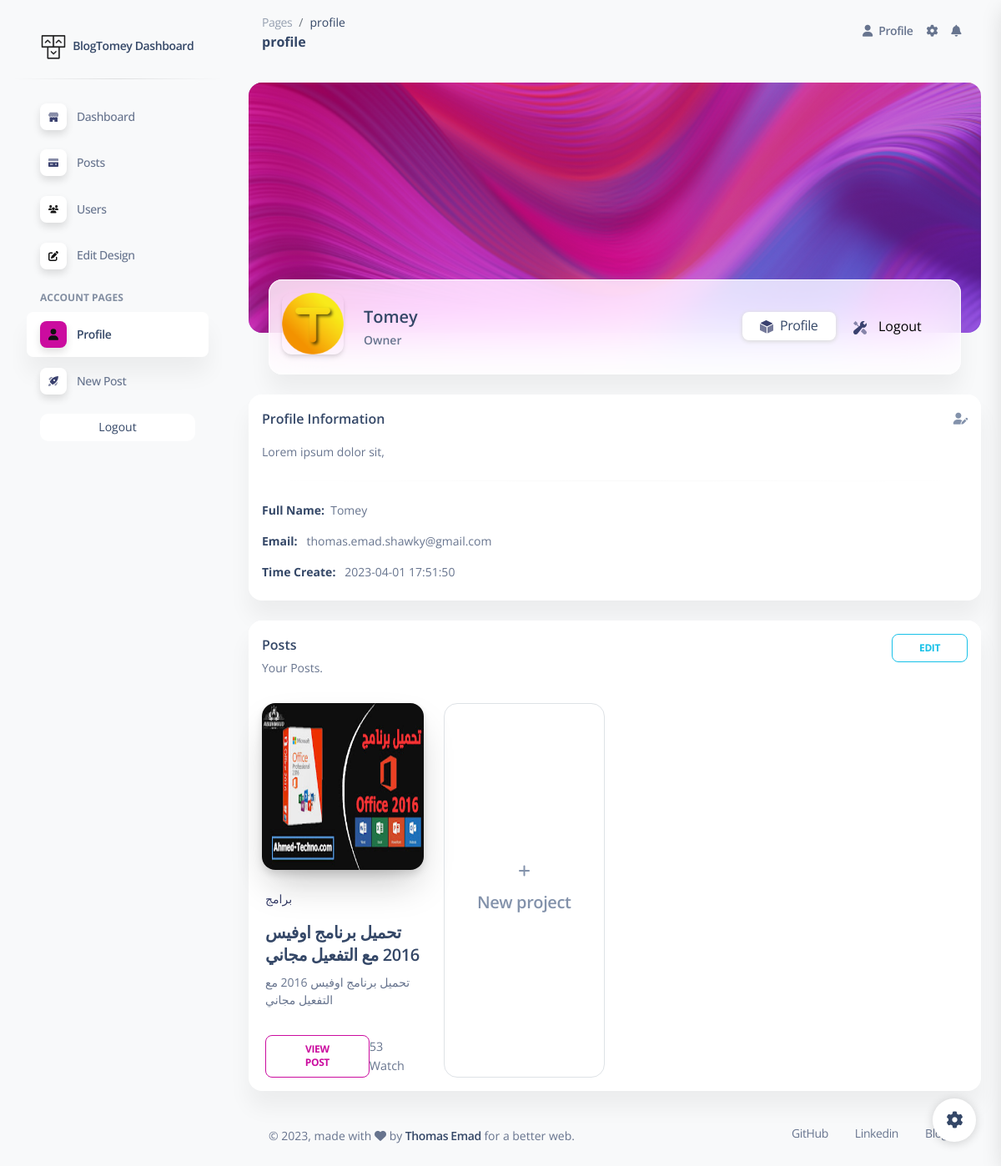
Screenshot of /Dashboard/pages/profile.php?user=15151584 (signed in) with the database file from the repository.
### tables this page shows
CREATE TABLE `users` (
  `id` int(11) NOT NULL,
  `username` varchar(255) NOT NULL,
  `img_profile` varchar(255) NOT NULL,
  `name` varchar(255) NOT NULL,
  `email` varchar(255) NOT NULL,
  `password` varchar(255) NOT NULL,
  `permission` enum('owner','admin','editor','user') NOT NULL,
  `time_create` timestamp NOT NULL DEFAULT current_timestamp() ON UPDATE current_timestamp(),
  `info` varchar(255) NOT NULL
);

CREATE TABLE `posts` (
  `id` int(11) NOT NULL,
  `name_random` int(11) NOT NULL,
  `name` varchar(255) NOT NULL,
  `content_one` longtext NOT NULL,
  `content_two` longtext NOT NULL,
  `img_box_one` varchar(255) NOT NULL,
  `img_box_two` varchar(255) NOT NULL,
  `des` varchar(255) NOT NULL,
  `visits` int(11) NOT NULL,
  `comment` mediumtext NOT NULL,
  `time_add` timestamp NOT NULL DEFAULT current_timestamp(),
  `username` varchar(255) NOT NULL,
  `type` varchar(255) NOT NULL,
  `bg_img_post` varchar(255) NOT NULL
);

### Dashboard/pages/profile.php (the view, shortened to what this page needs)
<?php
include_once('cont.php');
$url_user = filter_var($_GET['user'], FILTER_SANITIZE_NUMBER_INT);
if (isset($_SESSION['username'])) {
  $username = $_SESSION['username'];
} elseif (isset($_COOKIE['username'])) {
  $username = $_COOKIE['username'];
} else {
  header("Location: sign-in.php");
  exit();
}
$sql = "SELECT img_profile, name, email, permission, time_create, info FROM `users` WHERE username = '$url_user';";
$info_user = mysqli_fetch_row(mysqli_query($db, $sql));
?>
<!DOCTYPE html>
<html lang="en">
<head>
  <link href="../assets/css/nucleo-icons.css" rel="stylesheet" />
  <link href="../assets/css/nucleo-svg.css" rel="stylesheet" />
  <link href="../assets/css/nucleo-svg.css" rel="stylesheet" />
  <link id="pagestyle" href="../assets/css/soft-ui-dashboard.css?v=1.0.7" rel="stylesheet" />
</head>
<body class="g-sidenav-show bg-gray-100">
  <div class="main-content position-relative bg-gray-100 max-height-vh-100 h-100">
    <div class="container-fluid">
      <div class="page-header min-height-300 border-radius-xl mt-4" style="background-image: url('../assets/img/curved-images/curved0.jpg'); background-position-y: 50%;">
        <span class="mask bg-gradient-primary opacity-6"></span>
      </div>
      <div class="card card-body blur shadow-blur mx-4 mt-n6 overflow-hidden">
        <div class="row gx-4">
          <div class="col-auto">
            <div class="avatar avatar-xl position-relative">
              <img src="../../images/user_profile/<?php echo $info_user[0]; ?>" onerror="this.src='../../images/user_profile/someone.png';this.onerror='';" alt="profile_image" class="w-100 border-radius-lg shadow-sm">
            </div>
          </div>
          <div class="col-auto my-auto">
            <div class="h-100">
              <h5 class="mb-1">
                <?php echo $info_user[1]; ?>
              </h5>
              <p class="mb-0 font-weight-bold text-sm">
                <?php echo ucfirst($info_user[3]); ?>
              </p>
            </div>
          </div>
          <div class="col-lg-4 col-md-6 my-sm-auto ms-sm-auto me-sm-0 mx-auto mt-3">
            <div class="nav-wrapper position-relative end-0">
              <ul class="nav nav-pills nav-fill p-1 bg-transparent" role="tablist">
                <li class="nav-item">
                  <a class="nav-link mb-0 px-0 py-1 active " data-bs-toggle="tab" href="javascript:;" role="tab" aria-selected="true">
                    <span class="ms-1">Profile</span>
                  </a>
                </li>
                <?php
                if ($username == $url_user) {
                  echo "
                    <li class='nav-item'>
                      <form action='' method='POST' class='nav-link mb-0 px-0 py-1'>
                        <input type='submit' name='logout' value='Logout' class='ms-1' style='outline:none;border:none;background-color:transparent;'>
                      </form>
                    </li>
                  ";
                }
                ?>
              </ul>
            </div>
          </div>
        </div>
      </div>
    </div>
    <div class="container-fluid py-4">
      <div class="row">
        <div class="col-12">
          <div class="card h-100">
            <div class="card-header pb-0 p-3">
              <div class="row">
                <div class="col-md-8 d-flex align-items-center">
                  <h6 class="mb-0">Profile Information</h6>
                </div>
                <?php
                if ($username == $url_user) {
                  echo "
                    <div class='col-md-4 text-end'>
                      <a href='javascript:;' data-bs-toggle='modal' data-bs-target='#change_info'>
                        <i class='fas fa-user-edit text-secondary text-sm' data-bs-toggle='tooltip' data-bs-placement='top' title='Edit Profile'></i>
                      </a>
                    </div>
                  ";
                }
                ?>
              </div>
            </div>
            <div class="card-body p-3">
              <p class="text-sm"><?php
                                  if (empty($info_user[5])) {
                                    echo 'No Thing!!';
                                  } else {
                                    echo $info_user[5];
                                  }
                                  ?></p>
              <hr class="horizontal gray-light my-4">
              <ul class="list-group">
                <li class="list-group-item border-0 ps-0 pt-0 text-sm"><strong class="text-dark">Full Name:</strong>
                  &nbsp;<?php echo $info_user[1]; ?></li>
                <li class="list-group-item border-0 ps-0 text-sm"><strong class="text-dark">Email:</strong> &nbsp;
                  <?php echo $info_user[2]; ?></li>
                <li class="list-group-item border-0 ps-0 text-sm"><strong class="text-dark">Time Create:</strong> &nbsp;
                  <?php echo $info_user[4]; ?></li>
              </ul>
            </div>
          </div>
        </div>
        <?php
        $sql = "SELECT permission FROM `users` WHERE username = '$username'";
        $permission_user = mysqli_fetch_row(mysqli_query($db, $sql))[0];
        if ($permission_user != 'user') {
          echo "
          <div class='col-12 mt-4'>
            <div class='card mb-4'>
              <div class='card-header pb-0 p-3' style='display: flex; align-items: flex-start; justify-content: space-between;'>
                <div>
                  <h6 class='mb-1'>Posts</h6>
                  <p class='text-sm'>Your Posts.</p>
                </div>
                <a href='";
          echo 'home_post.php?site=main_page';
          echo "' target='_blank' class='btn btn-outline-info btn-sm mb-0'>Edit</a>
              </div>
              <div class='card-body p-3'>
                <div class='row'>
          ";
          $sql = "SELECT name_random, name, des, visits, time_add, type, bg_img_post FROM `posts` WHERE username = '$url_user';";
          $posts_user = mysqli_fetch_all(mysqli_query($db, $sql));
          foreach ($posts_user as $post) {
            echo "
            <div class='col-xl-3 col-md-4 mb-xl-0 mb-4'>
              <div class='card card-blog card-plain'>
                <div class='position-relative'>
                  <a class='d-block shadow-xl border-radius-xl'>
                    <img src='../../images/posts/img_post/$post[6]' alt='img-blur-shadow'
                      class='shadow border-radius-xl' style='max-width: 100%;height: 200px;width: 100%;'>
                  </a>
                </div>
                <div class='card-body px-1 pb-0'>
                  <p class='text-gradient text-dark text-sm'>$post[5]</p>
                  <a href='javascript:;'>
                    <h5>
                      $post[1]
                    </h5>
                  </a>
                  <p class='mb-4 text-sm' style='font-size:0.9rem;height:50px;overflow:hidden;'>
                    $post[2]
                  </p>
                  <div class='d-flex align-items-center justify-content-between'>
                    <a href='http://localhost/PHP/Projects/Blog/post.php?name=$post[0]' target='_blank' class='btn btn-outline-primary btn-sm mb-0'>View Post</a>
                    <div class='avatar-group' style='font-size: 0.9rem;'>
                      $post[3] Watch
                    </div>
                  </div>
                </div>
              </div>
              </div>";
          }
          echo "
                  <div class='col-xl-3 col-md-4 mb-xl-0 mb-4'>
                    <div class='card h-100 card-plain border'>
                      <div class='card-body d-flex flex-column justify-content-center text-center'>
                        <a href='";
          echo 'home_post.php?site=add_post';
          echo "'>
                          <i class='fa fa-plus text-secondary mb-3'></i>
                          <h5 class=' text-secondary'> New project </h5>
                        </a>
                      </div>
                    </div>
                  </div>
                </div>
              </div>
            </div>
          </div>
          ";
        }
        ?>
      </div>
    </div>
  </div>
</body>
</html>

### Dashboard/pages/profile.php (style rules this page uses)
* { box-sizing: border-box; }

### rows the page displays
users: img_profile (picture), name "Tomey", permission "Owner", info "Lorem ipsum dolor sit,", email "thomas.emad.shawky@gmail.com", time_create "2023-04-01 17:51:50"
posts: bg_img_post (picture), type "برامج", name "تحميل برنامج اوفيس 2016 مع التفعيل مجاني", des "تحميل برنامج اوفيس 2016 مع التفعيل مجاني", visits "53"

### other values shown
$name_page "profile"
